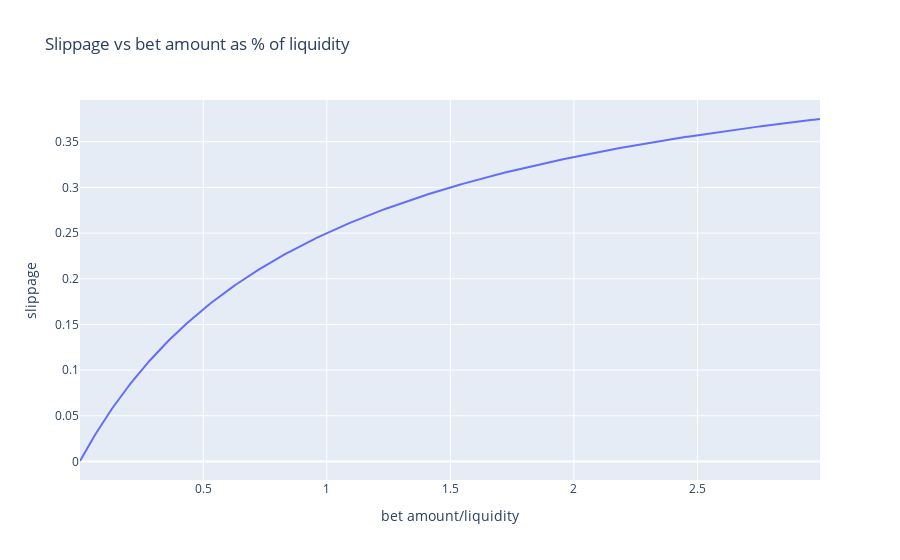

Notebook source saved alongside this figure:
### Markdown cell above
# Slippage is a function of bet amount / liquidity amount
Slippage is function of bet amount / liquidity amount. For example we have the same slippage for bet amount 100 with liquidity amount 1000 and bet amount 1000 with liquidity 10000.
**Example above assumes 1:1 yes:no odds**

### Code cell
cpmm = CPMM()
initial_liquidity = 1000
cpmm.create_event(initial_liquidity)
# slippage vs increased bets
slippages = [[amount / initial_liquidity , cpmm.calc_slippage(0, amount)] for amount in range(1, 3000, 5)]
df = pd.DataFrame(data=slippages, columns=["bet amount/liquidity", "slippage"])

# layout = px.Layout(yaxis=dict(tickformat=".2%"))
fig = px.line(df, x="bet amount/liquidity", y="slippage", title='Slippage vs bet amount as % of liquidity')
fig.show()

### Figure 1 — Plotly figure (JSON) as saved in the notebook; plotly's stock layout.template omitted (floating-point values rounded to 4 significant figures; data arrays with more than 128 entries replaced by an {"elided": "..."} marker saying what was removed)
{"data": [{"hovertemplate": "bet amount/liquidity=%{x}<br>slippage=%{y}<extra></extra>", "legendgroup": "", "line": {"color": "#636efa", "dash": "solid"}, "mode": "lines", "name": "", "orientation": "v", "showlegend": false, "type": "scatter", "x": {"elided": "600 float values"}, "xaxis": "x", "y": {"elided": "600 float values"}, "yaxis": "y"}], "layout": {"legend": {"tracegroupgap": 0}, "title": {"text": "Slippage vs bet amount as % of liquidity"}, "xaxis": {"anchor": "y", "domain": [0, 1], "title": {"text": "bet amount/liquidity"}}, "yaxis": {"anchor": "x", "domain": [0, 1], "title": {"text": "slippage"}}}}
